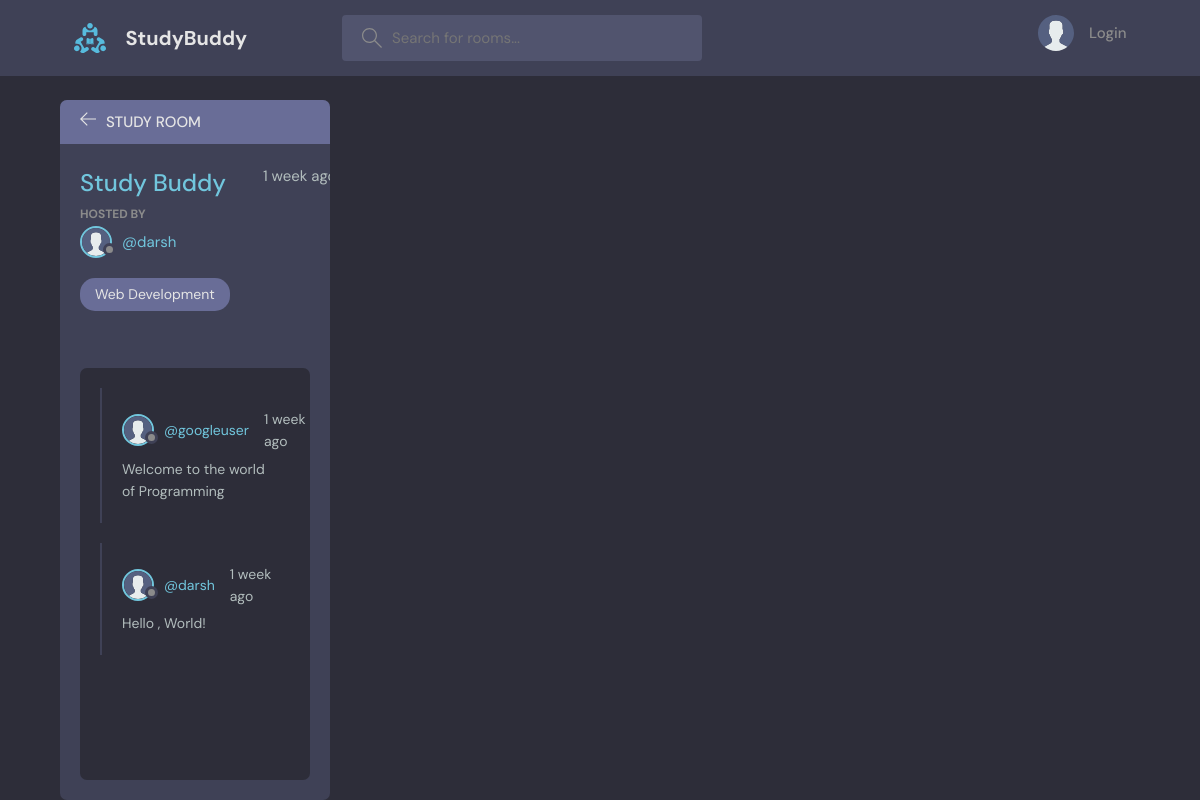
The page /room/3/ on the database as committed earlier.
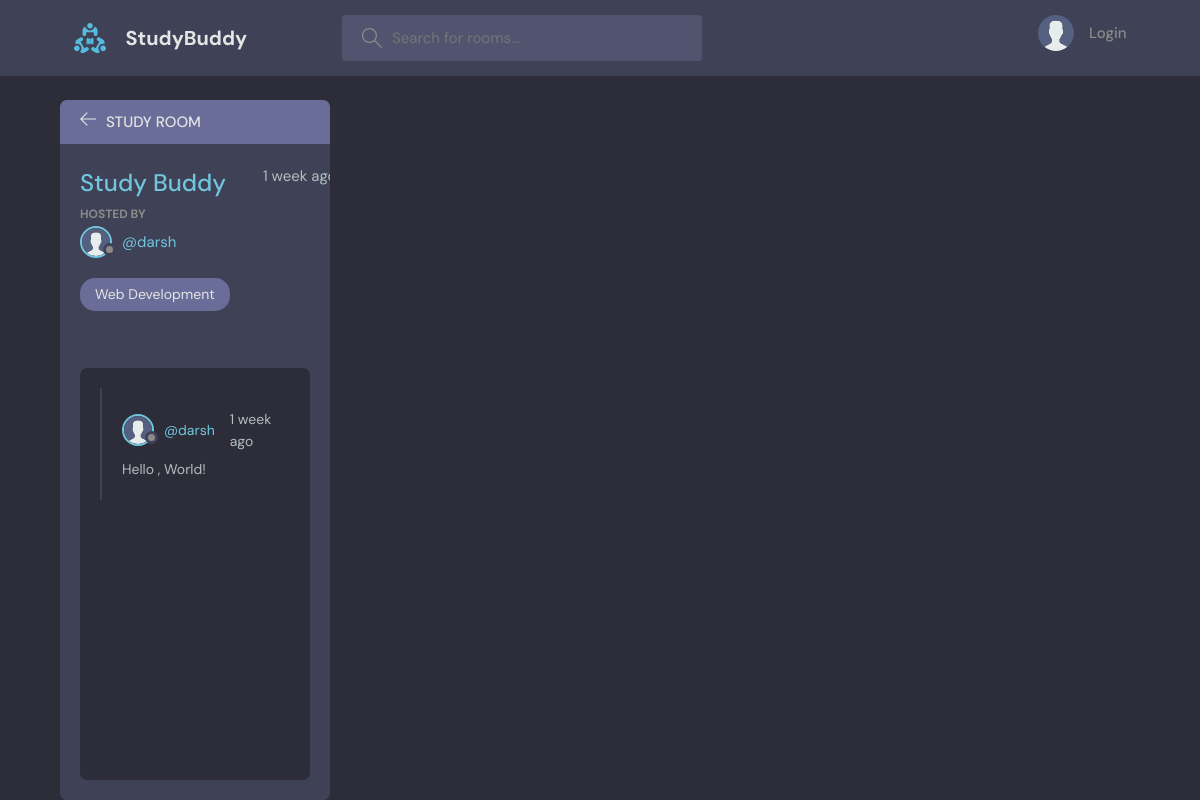
The same page on the database as committed later.
### base/models.py (models this page shows, shortened)
class Message(models.Model):
    user = models.ForeignKey(User , on_delete=models.CASCADE) #Where User is a class Imported from django.contrib line 2
    room =models.ForeignKey(Room, on_delete=models.CASCADE) #One to Many relation i.e one user can have multiple rooms.
    body = models.TextField()
    updated = models.DateTimeField(auto_now=True)
    created = models.DateTimeField(auto_now_add=True)
    class Meta:
        ordering = ['-updated', '-created']

### base/views.py (the view, shortened to what this page needs)
# urls.py: path('room/<str:pk>/', views.room , name= 'room'),
def room(request, pk):
    room = Room.objects.get(id=pk) #Returns the room of the specified id
    room_messages = room.message_set.all()#set of messages related to a particular room(Messages Class).
    participants = room.participants.all()
    context = {'room': room, 'room_messages':room_messages, 'participants': participants} #When the link is clicked the room associated with it is displayed on the window
    return render(request, "base/room.html", context) #Displays the templates on the browser window.

### base/models.py (called while the page is built)
    def __str__(self):
        return self.name

### base/templates/base/room.html (shortened to what this page needs)
{% extends 'main.html' %}
{% block content %}
{% load static %}
    <main class="profile-page layout layout--2">
      <div class="container">
        <div class="room">
          <div class="room__top">
            <div class="room__topLeft">
              <a href="{% url 'home' %}">
                <svg version="1.1" xmlns="http://www.w3.org/2000/svg" width="32" height="32" viewBox="0 0 32 32">
                  <title>arrow-left</title>
                  <path
                    d="M13.723 2.286l-13.723 13.714 13.719 13.714 1.616-1.611-10.96-10.96h27.625v-2.286h-27.625l10.965-10.965-1.616-1.607z"
                  ></path>
                </svg>
              </a>
              <h3>Study Room</h3>
            </div>
          </div>
          <div class="room__box scroll">
            <div class="room__header scroll">
              <div class="room__info">
                <h3>{{room.name}}</h3>
                <span>{{room.created|timesince}} ago</span>
              </div>
              <div class="room__hosted">
                <p>Hosted By</p>
                <a href="{% url 'user-profile' room.host.id %}" class="room__author">
                  <div class="avatar avatar--small">
                    <img src="{% static 'images/avatar.svg' %}" />
                  </div>
                  <span>@{{room.host.username}}</span>
                </a>
              </div>
              <span class="room__topics">{{room.topic}}</span>
            </div>
            <div class="room__conversation">
              <div class="threads scroll">
                {% for message in room_messages %}
                <div class="thread">
                  <div class="thread__top">
                    <div class="thread__author">
                      <a href="{% url 'user-profile' message.user.id %}" class="thread__authorInfo">
                        <div class="avatar avatar--small">
                          <img src="{% static 'images/avatar.svg' %}" />
                        </div>
                        <span>@{{message.user.username}}</span>
                      </a>
                      <span class="thread__date">{{message.created|timesince}} ago</span>
                    </div>
                  </div>
                  <div class="thread__details">
                   {{message.body}}
                  </div>
                </div>
                {% endfor %}
              </div>
            </div>
          </div>
      </div>
    </main>
{% endblock content %}

Rows that differ between the two databases and show on the page:
removed Message: user.username "googleuser", created "1 week", body "Welcome to the world of Programming"
